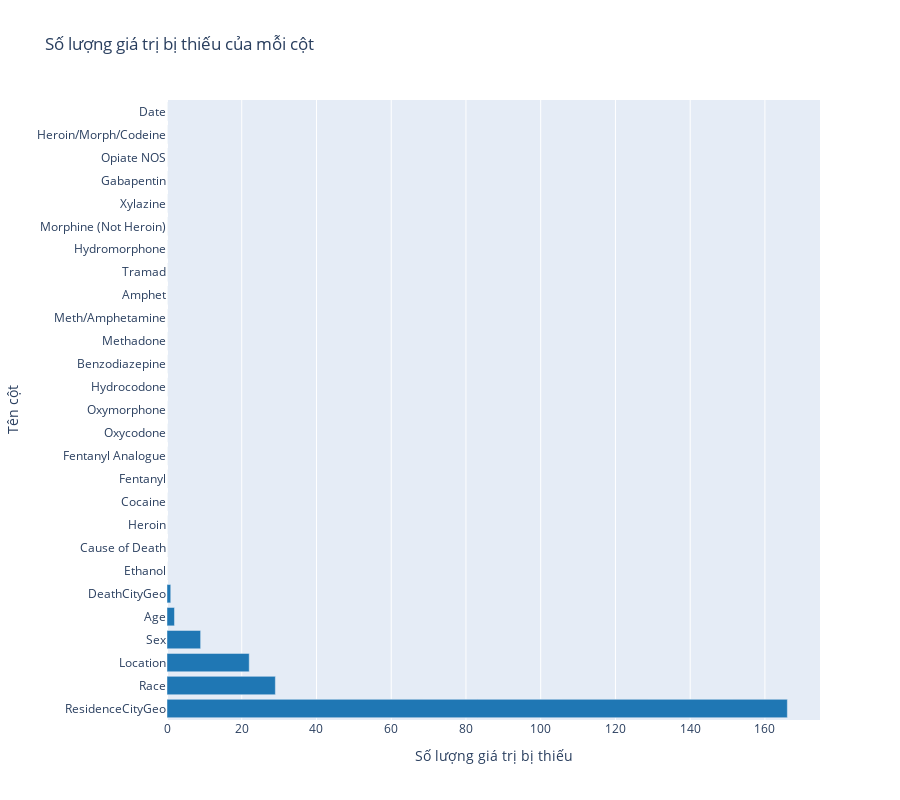

The notebook cell this image was saved under:
### Markdown cell above
#### Firstly, let's examine the number of missing values in each column.

### Code cell
missing_values = DrugDeath_df.isnull().sum().sort_values(ascending=True)

fig = go.Figure(data=[go.Bar(
    y=missing_values.index,
    x=missing_values.values,
    orientation='h',
    marker_color='#1f77b4'
)])

fig.update_layout(
    title_text='Số lượng giá trị bị thiếu của mỗi cột',
    xaxis_title='Số lượng giá trị bị thiếu',
    yaxis_title='Tên cột',
    yaxis={'autorange': 'reversed'},
    height=800
)

fig.show()

### Figure 1 — Plotly figure (JSON) as saved in the notebook; plotly's stock layout.template omitted (floating-point values rounded to 4 significant figures)
{"data": [{"marker": {"color": "#1f77b4"}, "orientation": "h", "type": "bar", "x": [0, 0, 0, 0, 0, 0, 0, 0, 0, 0, 0, 0, 0, 0, 0, 0, 0, 0, 0, 0, 0, 1, 2, 9, 22, 29, 166], "y": ["Date", "Heroin/Morph/Codeine", "Opiate NOS", "Gabapentin", "Xylazine", "Morphine (Not Heroin)", "Hydromorphone", "Tramad", "Amphet", "Meth/Amphetamine", "Methadone", "Benzodiazepine", "Hydrocodone", "Oxymorphone", "Oxycodone", "Fentanyl Analogue", "Fentanyl", "Cocaine", "Heroin", "Cause of Death", "Ethanol", "DeathCityGeo", "Age", "Sex", "Location", "Race", "ResidenceCityGeo"]}], "layout": {"height": 800, "title": {"text": "Số lượng giá trị bị thiếu của mỗi cột"}, "xaxis": {"title": {"text": "Số lượng giá trị bị thiếu"}}, "yaxis": {"autorange": "reversed", "title": {"text": "Tên cột"}}}}
